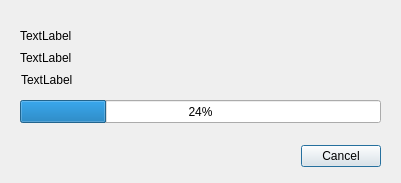
<?xml version="1.0" encoding="UTF-8"?>
<ui version="4.0">
 <class>Dialog</class>
 <widget class="QDialog" name="Dialog">
  <property name="geometry">
   <rect>
    <x>0</x>
    <y>0</y>
    <width>401</width>
    <height>183</height>
   </rect>
  </property>
  <property name="windowTitle">
   <string>Selecta - Updating index</string>
  </property>
  <widget class="QDialogButtonBox" name="buttonBox">
   <property name="geometry">
    <rect>
     <x>40</x>
     <y>140</y>
     <width>341</width>
     <height>32</height>
    </rect>
   </property>
   <property name="orientation">
    <enum>Qt::Horizontal</enum>
   </property>
   <property name="standardButtons">
    <set>QDialogButtonBox::Cancel</set>
   </property>
  </widget>
  <widget class="QLabel" name="currentActionLabel">
   <property name="geometry">
    <rect>
     <x>20</x>
     <y>20</y>
     <width>361</width>
     <height>31</height>
    </rect>
   </property>
   <property name="text">
    <string>TextLabel</string>
   </property>
  </widget>
  <widget class="QProgressBar" name="progressBar">
   <property name="geometry">
    <rect>
     <x>20</x>
     <y>100</y>
     <width>361</width>
     <height>23</height>
    </rect>
   </property>
   <property name="value">
    <number>24</number>
   </property>
  </widget>
  <widget class="QLabel" name="currentArtistLabel">
   <property name="enabled">
    <bool>true</bool>
   </property>
   <property name="geometry">
    <rect>
     <x>20</x>
     <y>50</y>
     <width>361</width>
     <height>16</height>
    </rect>
   </property>
   <property name="text">
    <string>TextLabel</string>
   </property>
  </widget>
  <widget class="QLabel" name="progressLabel">
   <property name="enabled">
    <bool>true</bool>
   </property>
   <property name="geometry">
    <rect>
     <x>21</x>
     <y>70</y>
     <width>351</width>
     <height>20</height>
    </rect>
   </property>
   <property name="layoutDirection">
    <enum>Qt::RightToLeft</enum>
   </property>
   <property name="text">
    <string>TextLabel</string>
   </property>
  </widget>
 </widget>
 <resources/>
 <connections>
  <connection>
   <sender>buttonBox</sender>
   <signal>accepted()</signal>
   <receiver>Dialog</receiver>
   <slot>accept()</slot>
   <hints>
    <hint type="sourcelabel">
     <x>248</x>
     <y>254</y>
    </hint>
    <hint type="destinationlabel">
     <x>157</x>
     <y>274</y>
    </hint>
   </hints>
  </connection>
  <connection>
   <sender>buttonBox</sender>
   <signal>rejected()</signal>
   <receiver>Dialog</receiver>
   <slot>reject()</slot>
   <hints>
    <hint type="sourcelabel">
     <x>316</x>
     <y>260</y>
    </hint>
    <hint type="destinationlabel">
     <x>286</x>
     <y>274</y>
    </hint>
   </hints>
  </connection>
 </connections>
</ui>
